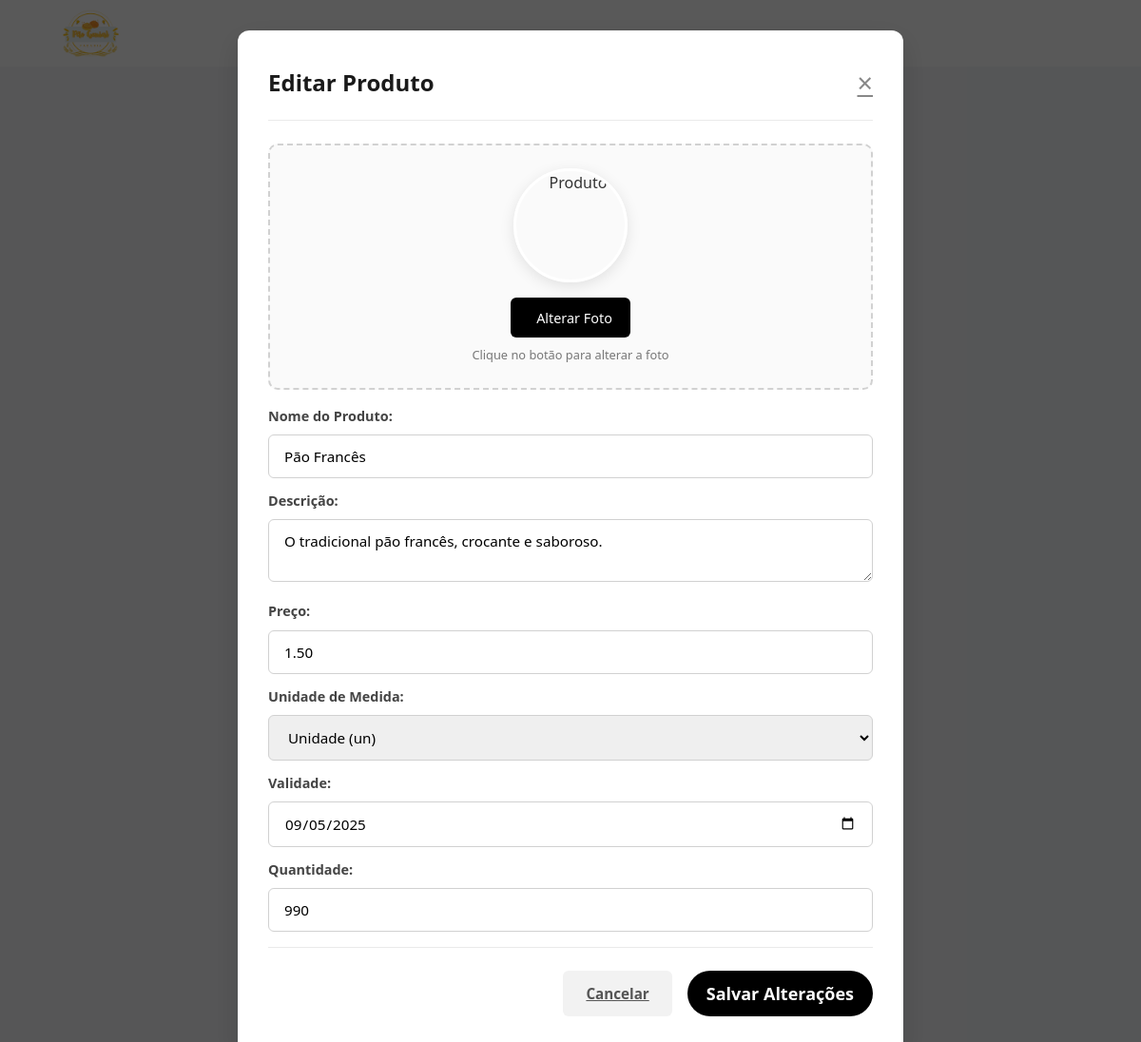
The page /alteracoes/Alterar_Produto.php?id=22 on the database as committed earlier.
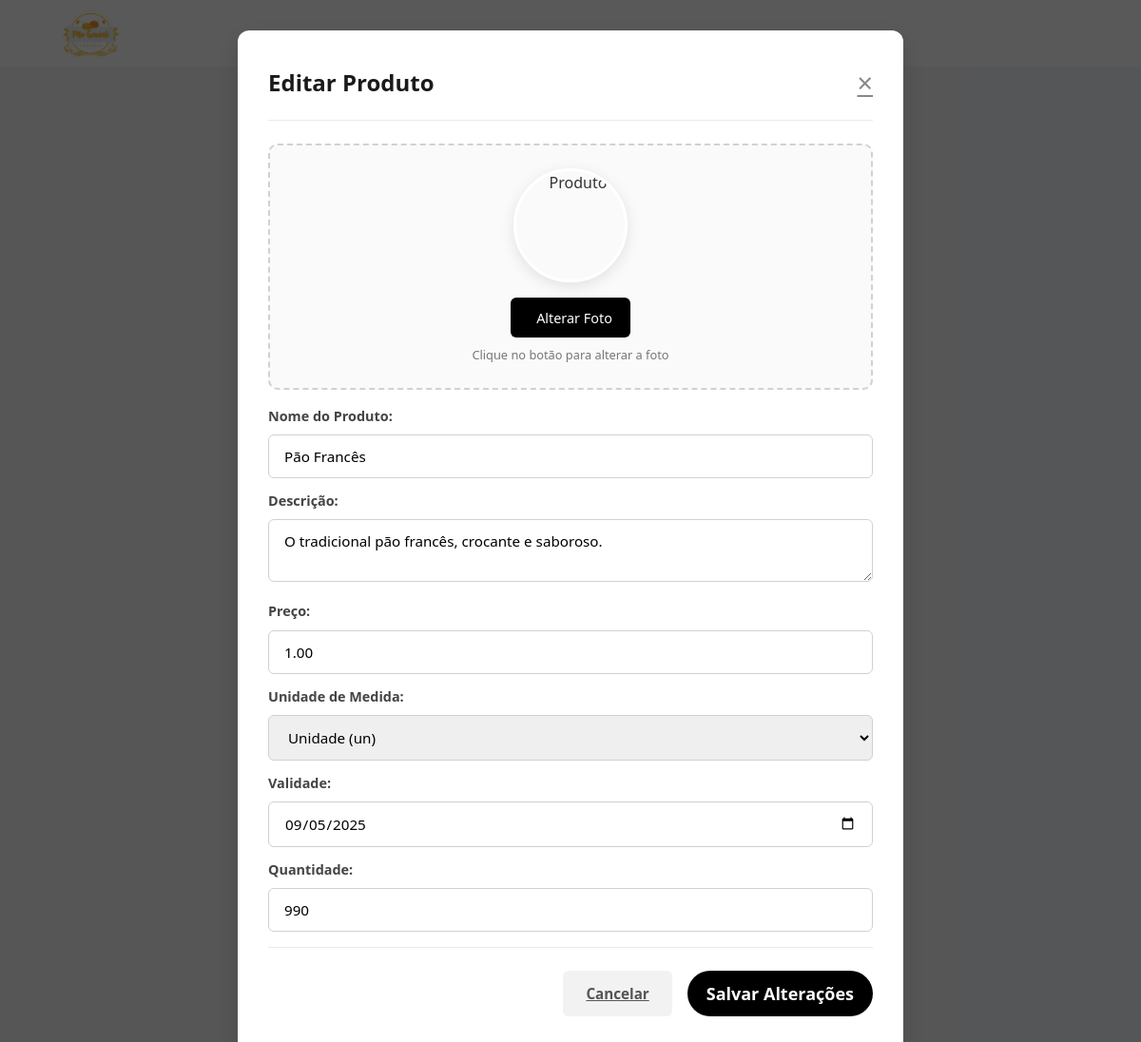
The same page on the database as committed later.
### tables this page shows
CREATE TABLE `produto` (
  `id_produto` int(11) NOT NULL,
  `id_fornecedor` int(11) NOT NULL,
  `nome_produto` varchar(80) DEFAULT NULL,
  `descricao` varchar(150) DEFAULT NULL,
  `preco` decimal(10,2) DEFAULT NULL,
  `unmedida` char(10) DEFAULT NULL,
  `validade` date DEFAULT NULL,
  `imagem_produto` longblob DEFAULT NULL,
  `quantidade_produto` varchar(255) DEFAULT NULL
);

### php/funcoes.php (called while the page is built, shortened)
<?php
require_once 'conexao.php';
?>
<?php
function buscarProdutoPorId($id_produto) {
    global $pdo;
    try {
        $sql = "SELECT * FROM produto WHERE id_produto = :id";
        $stmt = $pdo->prepare($sql);
        $stmt->bindParam(':id', $id_produto, PDO::PARAM_INT);
        $stmt->execute();
        return $stmt->fetch(PDO::FETCH_ASSOC);
    } catch (PDOException $e) {
        error_log("Erro ao buscar produto: " . $e->getMessage());
        return null;
    }
}
?>

### alteracoes/Alterar_Produto.php (the view, shortened to what this page needs)
<?php
require_once '../php/funcoes.php';
$id_produto = isset($_GET['id']) ? intval($_GET['id']) : 0;
$produto = null;
if($id_produto > 0) {
    $produto = buscarProdutoPorId($id_produto);
}
?>
<!DOCTYPE html>
<html lang="PT-BR">
<head>
    <link rel="stylesheet" href="../css/styles.css">
    <link rel="stylesheet" href="../css/alterar.css">
    <link href="https://cdn.jsdelivr.net/npm/remixicon@3.5.0/fonts/remixicon.css" rel="stylesheet">
</head>
<body>
<header>
    <img src="../img/logo.png" alt="Logo">
</header>
<div class="modal-editar">
    <div class="modal-editar__container">
        <div class="modal-editar__header">
            <h2 class="modal-editar__titulo">Editar Produto</h2>
            <a href="../html_listas/lista_de_produto.php" class="modal-editar__fechar">&times;</a>
        </div>
        <form id="formulario-editar-produto" class="formulario" action="../php/alterar_produto.php" method="POST" enctype="multipart/form-data">
        <div class="grupo-formulario grupo-formulario--completo">
            <div class="container-foto">
                <img src="../php/mostrar_imagem.php?id=<?= $produto['id_produto'] ?>"
                    alt="Produto"
                    class="previsualizacao-foto"
                     id="foto_produto_preview">
                <label for="foto_produto" class="rotulo-foto">
                <i class="ri-camera-line"></i> Alterar Foto
            </label>
            <p class="instrucoes-foto">Clique no botão para alterar a foto</p>
            </div>
            <div class="grupo-formulario">
                <label for="nome_produto" class="rotulo-formulario">Nome do Produto:</label>
                <input type="text" name="nome_produto" id="nome_produto" class="entrada-formulario" value="<?= htmlspecialchars($produto['nome_produto']) ?>" required>
            </div>
            <div class="grupo-formulario">
                <label for="descricao" class="rotulo-formulario">Descrição:</label>
                <textarea name="descricao" id="descricao" class="entrada-formulario" required><?= htmlspecialchars($produto['descricao']) ?></textarea>
            </div>
            <div class="grupo-formulario">
                <label for="preco" class="rotulo-formulario">Preço:</label>
                <input type="text" name="preco" id="preco" class="entrada-formulario" placeholder="R$ 0,00" required value="<?= htmlspecialchars($produto['preco']) ?>">
            </div>
            <div class="grupo-formulario">
                <label for="unmedida" class="rotulo-formulario">Unidade de Medida:</label>
                <select name="unmedida" id="unmedida" class="entrada-formulario" required>
                    <option value="un" <?= ($produto['unmedida'] ?? '') === 'un' ? 'selected' : '' ?>>Unidade (un)</option>
                </select>
            </div>
            <div class="grupo-formulario">
                <label for="validade" class="rotulo-formulario">Validade:</label>
                <input type="date" name="validade" id="validade" class="entrada-formulario" value="<?= htmlspecialchars($produto['validade']) ?>" required/>
            </div>
            <div class="grupo-formulario">
                <label for="quantidade_produto" class="rotulo-formulario">Quantidade:</label>
                <input type="number" name="quantidade_produto" id="quantidade_produto" class="entrada-formulario" value="<?= htmlspecialchars($produto['quantidade_produto']) ?>" required/>
            </div>
            <div class="acoes-formulario">
                <a href="../html_listas/lista_de_produto.php" class="botao botao--secundario">Cancelar</a>
                <button type="submit" class="botao botao--primario">Salvar Alterações</button>
            </div>
        </form>
    </div>
</div>
</body>
</html>

Rows that differ between the two databases and show on the page:
changed produto "Pão Francês": preco "1.50" → "1.00"
